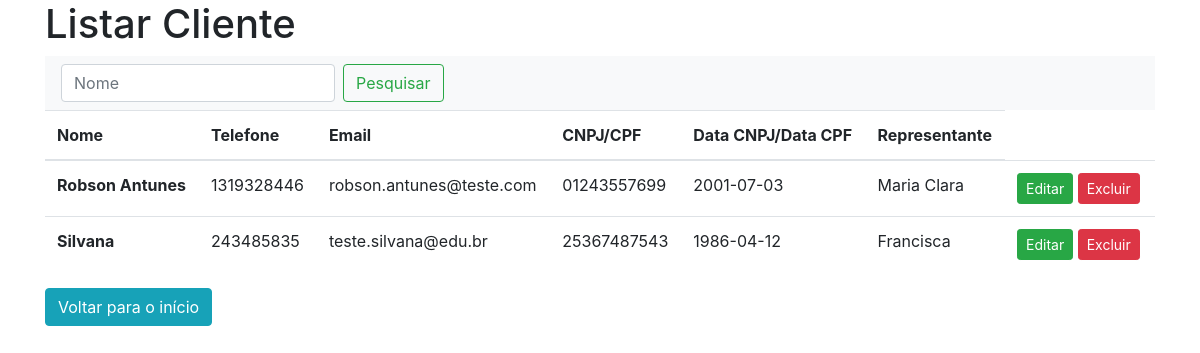
The app's page /empresa/restrito/listar_cliente.php, older data.
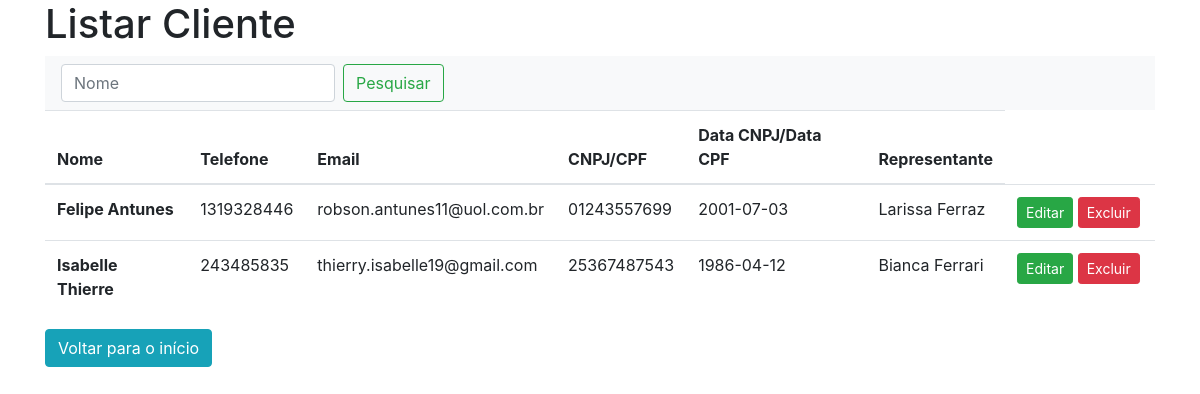
The same page, newer data.
### tables this page shows
CREATE TABLE `clientes` (
  `cod_cliente` int(11) NOT NULL,
  `nome` varchar(200) NOT NULL,
  `telefone` varchar(16) NOT NULL,
  `email` varchar(255) NOT NULL,
  `cnpj_cpf` varchar(16) NOT NULL,
  `data_cnpj_nasc` date NOT NULL,
  `representante` varchar(200) NOT NULL
);

### empresa/restrito/listar_cliente.php (the view, shortened to what this page needs)
<!doctype html>
<html lang="pt-br">
  <head>
    <link rel="stylesheet" href="css/bootstrap.min.css">
    <link rel="stylesheet" type="text/css" href="css/estilo.css">
  </head>
  <body>
    <?php
      $pesquisa = $_POST['busca'] ?? '';
      include "conexao.php";
      $sql = "SELECT * FROM clientes WHERE nome LIKE '%$pesquisa%'";
      $dados = mysqli_query($conn, $sql);
    ?>
    <div class="container">
      <div class="row">
        <div class="col">
          <h1>Listar Cliente</h1>
          <nav class="navbar navbar-light bg-light">
            <form class="form-inline" action="listar_cliente.php" method="POST">
              <input class="form-control mr-sm-2" type="search" placeholder="Nome" aria-label="Search" name="busca" autofocus>
              <button class="btn btn-outline-success my-2 my-sm-0" type="submit">Pesquisar</button>
            </form>
          </nav>
          <table class="table table-hover">
            <thead>
              <tr>
                <th scope="col">Nome</th>
                <th scope="col">Telefone</th>
                <th scope="col">Email</th>
                <th scope="col">CNPJ/CPF</th>
                <th scope="col">Data CNPJ/Data CPF</th>
                <th scope="col">Representante</th>
              </tr>
            </thead>
            <tbody>
               <?php
               while ($linha =  mysqli_fetch_assoc($dados) ) {
                 $cod_cliente = $linha['cod_cliente'];
                 $nome = $linha['nome'];
                 $telefone = $linha['telefone'];
                 $email = $linha['email'];
                 $cnpj_cpf = $linha['cnpj_cpf'];
                 $data_cnpj_nasc = $linha['data_cnpj_nasc'];
                 $representante = $linha['representante'];
                 echo "<tr>
                          <th scope='row'>$nome</th>
                          <td>$telefone</td>
                          <td>$email</td>
                          <td>$cnpj_cpf</td>
                          <td>$data_cnpj_nasc</td>
                          <td>$representante</td>
                          <td width=150px>
                              <a href='cadastro_cliente_edit.php?id=$cod_cliente' class='btn btn-success btn-sm'>Editar</a>
                              <a href='#' class='btn btn-danger btn-sm' data-toggle='modal' data-target='#confirma'
                              onclick=" .'"' ."pegar_dados($cod_cliente, '$nome')" .'"' .">Excluir</a>
                          </td>
                      </tr>";
                  }
              ?>
            </tbody>
          </table>
          <a href="index.php" class="btn btn-info">Voltar para o início</a>
        </div>
      </div>
    </div>
  </body>
</html>

Row changes from the older to the newer data that the page shows:
changed clientes: nome "Robson Antunes" → "Felipe Antunes"; email "robson.antunes@teste.com" → "robson.antunes11@uol.com.br"; representante "Maria Clara" → "Larissa Ferraz"
changed clientes: nome "Silvana" → "Isabelle Thierre"; email "teste.silvana@edu.br" → "thierry.isabelle19@gmail.com"; representante "Francisca" → "Bianca Ferrari"
